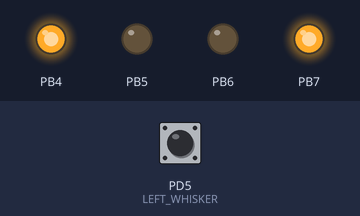
Bench run of a program on a simulated ATmega32U4, built with avr-gcc and emulated at 16 MHz. Shown: output pins drawn as LEDs (lit = HIGH). Dashed ring = blinking. The inputs (shaded band) are chosen by the test bench; at power-on: PD5 (LEFT_WHISKER) HIGH.

Above: at 1.2 s.
1.3 s: PD5 (LEFT_WHISKER) pulled LOW for 0.15 s
At 1.8 s:
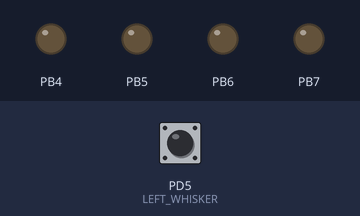
4.4 s: PD5 (LEFT_WHISKER) pulled LOW for 1 s
At 6.1 s:
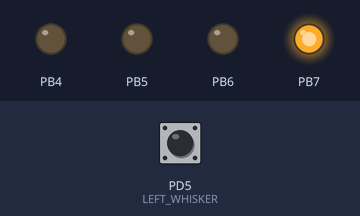
7.9 s: PD5 (LEFT_WHISKER) pulled LOW for 3.2 s
At 9.7 s:
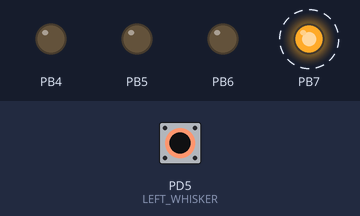
Timing chart, 0 to 13.4 s (numbered marks = the images above; inputs shaded):
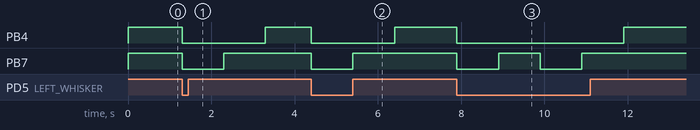

Measured:
- after the input at 1.3 s, PB4: HIGH → LOW at once, → HIGH 2.0 s later; PB7: HIGH → LOW at once, → HIGH 1.0 s later
- after the input at 4.4 s, PB4: HIGH → LOW at once, → HIGH 2.0 s later; PB7: HIGH → LOW at once, → HIGH 1.0 s later
- after the input at 7.9 s, PB4: HIGH → LOW at once, → HIGH 4.0 s later; PB7: alternates HIGH for 1.0 s and LOW for 1.0 s, 4 changes in all, then stays HIGH, starting at once

The program:

main.c
```c
/*
This code will cause a TekBot connected to the AVR board to
move forward and when it touches an obstacle, it will reverse
and turn away from the obstacle and resume forward motion.

PORT MAP
Port B, Pin 5 -> Output -> Right Motor Enable
Port B, Pin 4 -> Output -> Right Motor Direction
Port B, Pin 6 -> Output -> Left Motor Enable
Port B, Pin 7 -> Output -> Left Motor Direction
Port D, Pin 5 -> Input -> Left Whisker
Port D, Pin 4 -> Input -> Right Whisker
*/

#define F_CPU 16000000
#include <avr/io.h>
#include <util/delay.h>
#include <stdio.h>

#define RIGHT_WHISKER (1 << 4) // shift the bit position by 4 to capture the right whisker input bit
#define LEFT_WHISKER (1 << 5) // shift the bit position by 4 to capture the left whisker input bit

int main(void)
{
	// initialize port D for whisker inputs
	DDRD = 0b00000000; // set all pins as inputs
	PORTD = 0b11111111; // enable pullup resistors

	// initialize port B for motor outputs
	DDRB = 0b11110000; // port B pin configuration
	PORTB = 0b11110000; // set the motor outputs to not move initially

	while (1) // loop forever
	{
		uint8_t whisker_state = PIND; // grab the current state of port D's pins

		// checking both whisker inputs, both active low
		if (!(whisker_state & RIGHT_WHISKER) && !(whisker_state & LEFT_WHISKER)) {
			// both whisker inputs are active
			PORTB = 0b00000000; // move backward
			_delay_ms(1000); // wait for one second
			PORTB = 0b10000000;; // turn right
			_delay_ms(1000); // wait for one second
			PORTB = 0b10010000; // resume moving forward
		}

		// only check right whisker input, active low
		else if (!(whisker_state & RIGHT_WHISKER)) {
			// right whisker input is active
			PORTB = 0b00000000; // move backward
			_delay_ms(1000); // wait for one second
			PORTB = 0b00010000; // turn left
			_delay_ms(1000); // wait for one second
			PORTB = 0b10010000; // resume moving forward
		}

		// only check left whisker input, active low
		else if (!(whisker_state & LEFT_WHISKER)) {
			// left whisker input is active
			PORTB = 0b00000000; // move backward
			_delay_ms(1000); // wait for one second
			PORTB = 0b10000000;; // turn right
			_delay_ms(1000); // wait for one second
			PORTB = 0b10010000; // resume moving forward
		}

		else {
			PORTB = 0b10010000; // move forward
		}
	}
}
```
